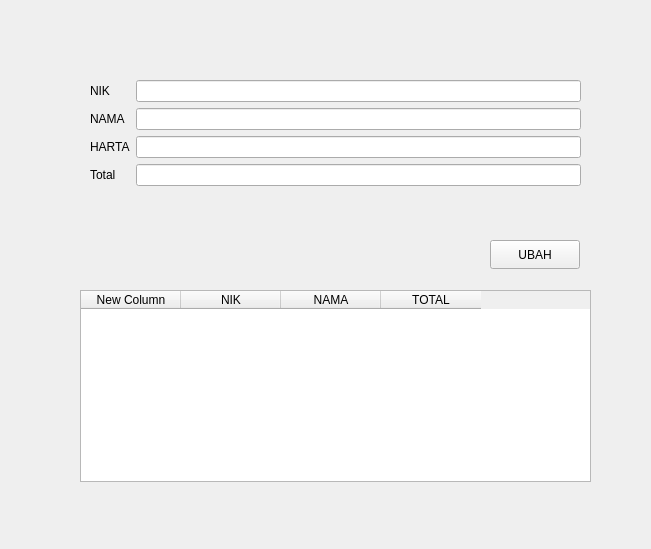
<?xml version="1.0" encoding="UTF-8"?>
<ui version="4.0">
 <class>Form</class>
 <widget class="QWidget" name="Form">
  <property name="geometry">
   <rect>
    <x>0</x>
    <y>0</y>
    <width>651</width>
    <height>549</height>
   </rect>
  </property>
  <property name="windowTitle">
   <string>Form</string>
  </property>
  <widget class="QWidget" name="formLayoutWidget">
   <property name="geometry">
    <rect>
     <x>90</x>
     <y>80</y>
     <width>491</width>
     <height>151</height>
    </rect>
   </property>
   <layout class="QFormLayout" name="formLayout">
    <item row="0" column="0">
     <widget class="QLabel" name="nIKLabel">
      <property name="text">
       <string>NIK</string>
      </property>
     </widget>
    </item>
    <item row="0" column="1">
     <widget class="QLineEdit" name="editNIK"/>
    </item>
    <item row="1" column="0">
     <widget class="QLabel" name="nAMALabel">
      <property name="text">
       <string>NAMA</string>
      </property>
     </widget>
    </item>
    <item row="1" column="1">
     <widget class="QLineEdit" name="editNama"/>
    </item>
    <item row="2" column="0">
     <widget class="QLabel" name="hARTALabel">
      <property name="text">
       <string>HARTA</string>
      </property>
     </widget>
    </item>
    <item row="2" column="1">
     <widget class="QLineEdit" name="editHarta"/>
    </item>
    <item row="3" column="0">
     <widget class="QLabel" name="totalLabel">
      <property name="text">
       <string>Total</string>
      </property>
     </widget>
    </item>
    <item row="3" column="1">
     <widget class="QLineEdit" name="editTotal"/>
    </item>
   </layout>
  </widget>
  <widget class="QTableWidget" name="tabelZakat">
   <property name="geometry">
    <rect>
     <x>80</x>
     <y>290</y>
     <width>511</width>
     <height>192</height>
    </rect>
   </property>
   <column>
    <property name="text">
     <string>New Column</string>
    </property>
   </column>
   <column>
    <property name="text">
     <string>NIK</string>
    </property>
   </column>
   <column>
    <property name="text">
     <string>NAMA</string>
    </property>
   </column>
   <column>
    <property name="text">
     <string>TOTAL</string>
    </property>
   </column>
  </widget>
  <widget class="QPushButton" name="btnUbah">
   <property name="geometry">
    <rect>
     <x>490</x>
     <y>240</y>
     <width>90</width>
     <height>29</height>
    </rect>
   </property>
   <property name="text">
    <string>UBAH</string>
   </property>
  </widget>
 </widget>
 <resources/>
 <connections/>
</ui>
